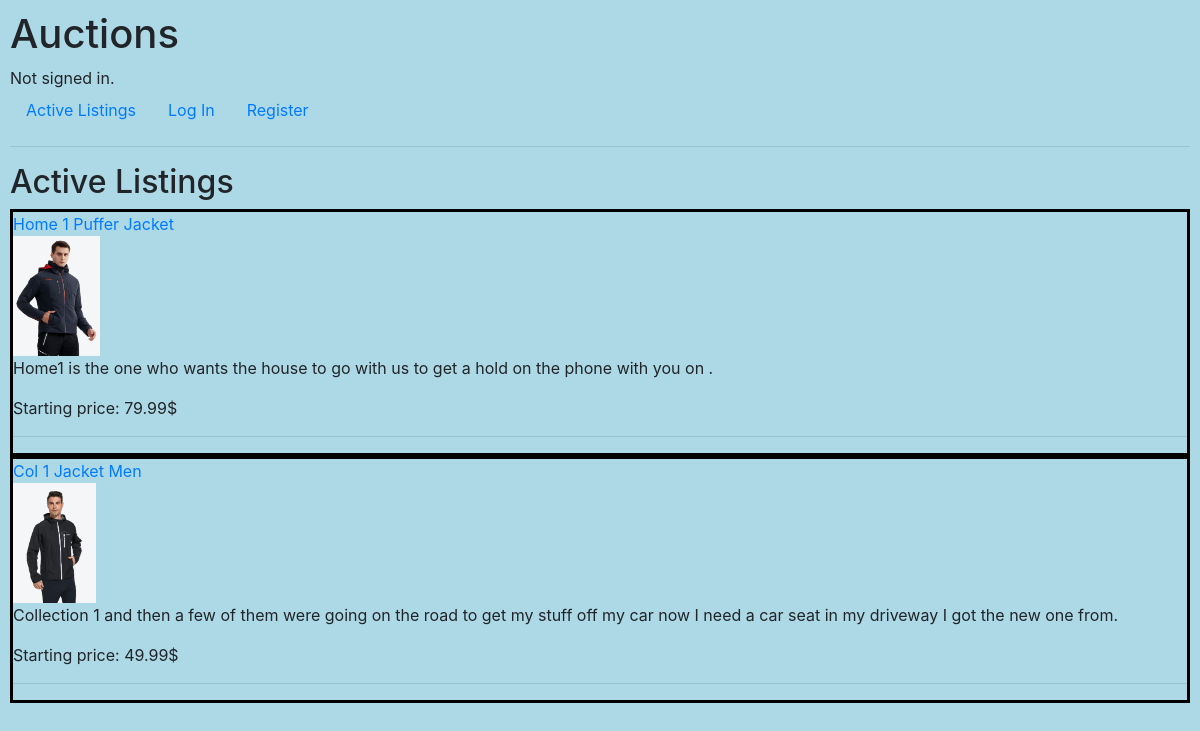
Before: / with the older database file.
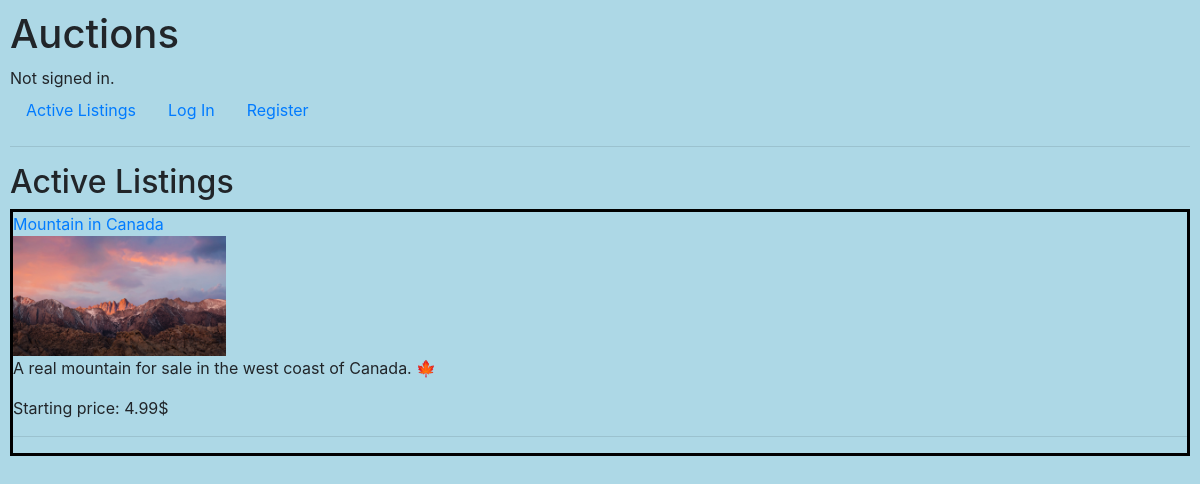
After: the same page with the newer database file.
### auctions/models.py (models this page shows, shortened)
class Listings(models.Model):
    CATEGORIES = [
        ('tech', 'Technology'),
        ('clothing', 'Clothing'),
        ('house_hold_items', 'House hold items'),
        ('toys', 'Toys'),
        ('vehicle', 'Vehicles'),
        ('no_category', 'No specific category')
    ]
    item_name = models.CharField(max_length=60)
    item_des = models.TextField(max_length=300)
    item_price = models.FloatField()
    item_image = models.ImageField(upload_to="item_images/", null=True)
    user_id = models.ForeignKey(User, on_delete=models.CASCADE)
    created_at = models.DateTimeField(auto_now_add=True)
    is_closed = models.BooleanField(default=False)
    category = models.CharField(max_length=40, choices=CATEGORIES, default="no_category")

### auctions/views.py (the view)
# urls.py: path("", views.index, name="index"),
def index(request):
    listings = Listings.objects.all().order_by('-pk') #Reverse order by pk
    return render(request, "auctions/index.html", {
        "listings": listings
    })

### auctions/templates/auctions/index.html
{% extends "auctions/layout.html" %}
{% block body %}
    <h2>Active Listings</h2>
    {% for listing in listings %}
    <div class="listing-container">
        <a href="{% url 'listing' listing.pk %}">{{listing.item_name}}</a> <br>
        <img style="height: 120px; width: auto;" src="{{listing.item_image.url}}" alt="item image">
        <p>{{listing.item_des}}</p>
        <p>Starting price: {{listing.item_price}}$</p>
        <hr>
    </div>
    {% empty %}
    <p>There seems to be no listings.</p>
    {% endfor %}
{% endblock %}

### auctions/templates/auctions/layout.html (shortened to what this page needs)
{% load static %}
<!DOCTYPE html>
<html lang="en">
    <head>
        <link rel="stylesheet" href="https://stackpath.bootstrapcdn.com/bootstrap/4.4.1/css/bootstrap.min.css">
        <link href="{% static 'auctions/styles.css' %}" rel="stylesheet">
    </head>
    <body>
        <h1>Auctions</h1>
        <div>
            {% if user.is_authenticated %}
                Signed in as <strong>{{ user.username }}</strong>.
            {% else %}
                Not signed in.
            {% endif %}
        </div>
        <ul class="nav">
            <li class="nav-item">
                <a class="nav-link" href="{% url 'index' %}">Active Listings</a>
            </li>
            {% if user.is_authenticated %}
            <li class="nav-item">
                <a class="nav-link" href="{% url 'create' %}">Create New Listings</a>
            </li>
            <li class="nav-item">
                <a class="nav-link" href="{% url 'watchlist' %}">View Watchlist</a>
            </li>
                <li class="nav-item">
                    <a class="nav-link" href="{% url 'logout' %}">Log Out</a>
                </li>
            {% else %}
                <li class="nav-item">
                    <a class="nav-link" href="{% url 'login' %}">Log In</a>
                </li>
                <li class="nav-item">
                    <a class="nav-link" href="{% url 'register' %}">Register</a>
                </li>
            {% endif %}
        </ul>
        <hr>
        {% block body %}
        {% endblock %}
    </body>
</html>

### auctions/static/auctions/styles.css (style rules this page uses)
body { padding: 10px; background-color: lightblue; }
.listing-container { border: 3px solid black; }

Changed rows visible on the page:
removed Listings: item_name "Home 1 Puffer Jacket", item_image (picture), item_des "Home1 is the one who wants the house to go with us to get a hold on the phone with you on .", item_price "79.99"
removed Listings: item_name "Col 1 Jacket Men", item_image (picture), item_des "Collection 1 and then a few of them were going on the road to get my stuff off my car now I need a car seat in my driveway I got the new one from.", item_price "49.99"
added Listings: item_name "Mountain in Canada", item_image (picture), item_des "A real mountain for sale in the west coast of Canada. 🍁", item_price "4.99"
